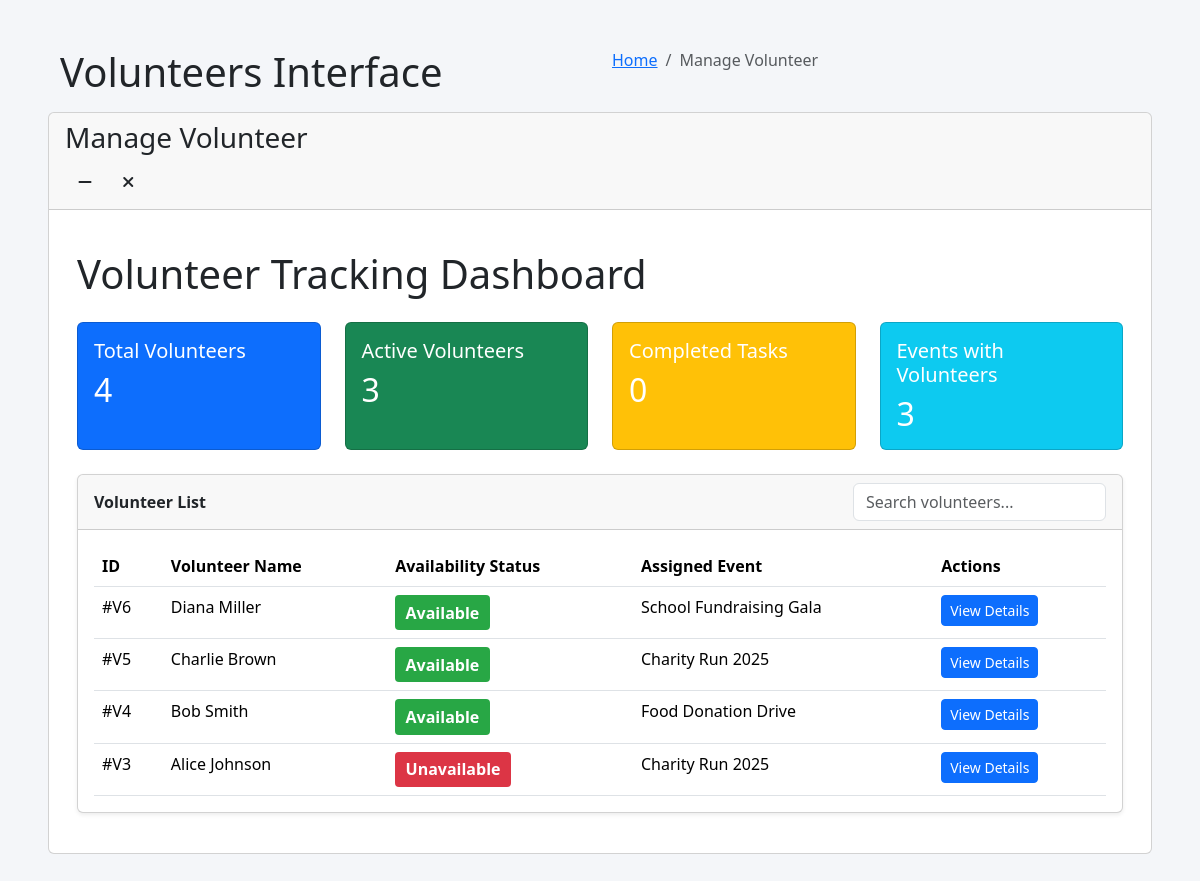
The page /pages/admin/volunteers/volunteers_summery_analyticts.php on the database its author committed.
### tables this page shows
CREATE TABLE `volunteer` (
  `id` int(11) NOT NULL,
  `name` varchar(255) NOT NULL,
  `contact` varchar(255) DEFAULT NULL,
  `task` varchar(255) DEFAULT NULL,
  `availability_status` enum('Available','Unavailable') NOT NULL,
  `created_at` timestamp NOT NULL DEFAULT current_timestamp(),
  `event_id` int(11) DEFAULT NULL,
  `user_id` int(11) DEFAULT NULL
);

CREATE TABLE `events` (
  `id` int(11) NOT NULL,
  `name` varchar(255) NOT NULL,
  `location` varchar(255) DEFAULT NULL,
  `descriptions` varchar(255) NOT NULL,
  `date` date DEFAULT NULL,
  `image_url` varchar(255) NOT NULL,
  `status` enum('Active','Inactive') NOT NULL DEFAULT 'Active'
);

### pages/admin/volunteers/volunteers_summery_analyticts.php (the view, shortened to what this page needs)
<?php
$dms = new mysqli('localhost', 'root', '', 'donation_management_system');
$total_volunteers = 0;
$result = $dms->query("SELECT COUNT(*) AS total FROM volunteer");
if ($result) {
    $row = $result->fetch_assoc();
    $total_volunteers = $row['total'];
}
$active_volunteers = 0;
$result = $dms->query("SELECT COUNT(*) AS total FROM volunteer WHERE availability_status IN ('Available', 'Assigned')");
if ($result) {
    $row = $result->fetch_assoc();
    $active_volunteers = $row['total'];
}
$completed_tasks = 0;
$events_with_volunteers = 0;
$result = $dms->query("SELECT COUNT(DISTINCT event_id) AS total FROM volunteer WHERE event_id IS NOT NULL");
if ($result) {
    $row = $result->fetch_assoc();
    $events_with_volunteers = $row['total'];
}
?>
<!DOCTYPE html>
<html lang="en">
<head>
    <link href="https://cdn.jsdelivr.net/npm/bootstrap@5.3.3/dist/css/bootstrap.min.css" rel="stylesheet">
    <link rel="stylesheet" href="https://cdnjs.cloudflare.com/ajax/libs/font-awesome/6.5.2/css/all.min.css">
</head>
<body>
    <div class="container-fluid p-5" style="min-height: 2838.44px;">
    <section class="content-header">
      <div class="container-fluid">
        <div class="row mb-2">
          <div class="col-sm-6">
            <h1>Volunteers Interface</h1>
          </div>
          <div class="col-sm-6">
            <ol class="breadcrumb float-sm-right">
              <li class="breadcrumb-item"><a href="home.php">Home</a></li>
              <li class="breadcrumb-item active">Manage Volunteer</li>
            </ol>
          </div>
        </div>
      </div>
    </section>
    <section class="content">
      <div class="card">
        <div class="card-header ">
          <h3 class="card-title">Manage Volunteer</h3>
          <div class="card-tools">
            <button type="button" class="btn btn-tool" data-card-widget="collapse" title="Collapse">
              <i class="fas fa-minus"></i>
            </button>
            <button type="button" class="btn btn-tool" data-card-widget="remove" title="Remove">
              <i class="fas fa-times"></i>
            </button>
          </div>
        </div>
        <div class="card-body">
<div class="container-fluid py-4">
    <h1 class="mb-4">Volunteer Tracking Dashboard</h1>
    <div class="row g-4 mb-4">
        <div class="col-md-3">
            <div class="card text-white bg-primary h-100">
                <div class="card-body">
                    <h5 class="card-title">Total Volunteers</h5>
                    <h2 class="card-text"><?php echo $total_volunteers; ?></h2>
                </div>
            </div>
        </div>
        <div class="col-md-3">
            <div class="card text-white bg-success h-100">
                <div class="card-body">
                    <h5 class="card-title">Active Volunteers</h5>
                    <h2 class="card-text"><?php echo $active_volunteers; ?></h2>
                </div>
            </div>
        </div>
        <div class="col-md-3">
            <div class="card text-white bg-warning h-100">
                <div class="card-body">
                    <h5 class="card-title">Completed Tasks</h5>
                    <h2 class="card-text"><?php echo $completed_tasks; ?></h2>
                </div>
            </div>
        </div>
        <div class="col-md-3">
            <div class="card text-white bg-info h-100">
                <div class="card-body">
                    <h5 class="card-title">Events with Volunteers</h5>
                    <h2 class="card-text"><?php echo $events_with_volunteers; ?></h2>
                </div>
            </div>
        </div>
    </div>
    <div class="card shadow-sm">
        <div class="card-header d-flex justify-content-between align-items-center">
            <span>Volunteer List</span>
            <input type="text" class="form-control w-25" placeholder="Search volunteers..." id="volunteerSearch">
        </div>
        <div class="card-body">
            <div class="table-responsive">
                <table class="table table-hover mb-0" id="volunteerTable">
                    <thead>
                        <tr>
                            <th scope="col">ID</th>
                            <th scope="col">Volunteer Name</th>
                            <th scope="col">Availability Status</th>
                            <th scope="col">Assigned Event</th>
                            <th scope="col">Actions</th>
                        </tr>
                    </thead>
                    <tbody>
                        <?php
                        $query = "SELECT
                                    vs.id, vs.name, vs.contact, vs.task, vs.availability_status,
                                    e.name AS event_name,
                                    CONCAT(u.first_name, ' ', u.last_name) AS user_name
                                  FROM
                                    volunteer vs
                                  LEFT JOIN
                                    events e ON vs.event_id = e.id
                                  LEFT JOIN
                                    users u ON vs.user_id = u.id
                                  ORDER BY vs.id DESC";
                        $volunteers_result = $dms->query($query);
                        if ($volunteers_result) {
                            while ($row = $volunteers_result->fetch_assoc()) {
                                $id = htmlspecialchars($row['id']);
                                $name = htmlspecialchars($row['name']);
                                $contact = htmlspecialchars($row['contact']);
                                $task = htmlspecialchars($row['task']);
                                $availability_status = htmlspecialchars($row['availability_status']);
                                $event_name = htmlspecialchars($row['event_name'] ?? 'N/A');
                                $user_name = htmlspecialchars($row['user_name'] ?? 'N/A');
                                $status_class = '';
                                switch ($availability_status) {
                                    case 'Available':
                                        $status_class = 'status-available';
                                        break;
                                    case 'Unavailable':
                                        $status_class = 'status-unavailable';
                                        break;
                                }
                                echo "<tr>";
                                echo "<td>#V{$id}</td>";
                                echo "<td>{$name}</td>";
                                echo "<td><span class='status-badge {$status_class}'>{$availability_status}</span></td>";
                                echo "<td>{$event_name}</td>";
                                echo "<td>
                                        <button class='btn btn-sm btn-primary view-details' data-bs-toggle='modal' data-bs-target='#volunteerDetailModal'
                                                data-id='{$id}'
                                                data-name='{$name}'
                                                data-contact='{$contact}'
                                                data-task='{$task}'
                                                data-availability='{$availability_status}'
                                                data-eventname='{$event_name}'
                                                data-username='{$user_name}'>
                                            View Details
                                        </button>
                                      </td>";
                                echo "</tr>";
                            }
                        } else {
                            echo "<tr><td colspan='5' class='text-center'>No volunteers found.</td></tr>";
                        }
                        ?>
                    </tbody>
                </table>
            </div>
        </div>
    </div>
</div>
 </div>
      </div>
    </section>
  </div>
</body>
</html>

### pages/admin/volunteers/volunteers_summery_analyticts.php (style rules this page uses)
body { background-color: #f4f6f9; }
.card-header { font-weight: bold; }
.status-badge { font-weight: bold; padding: 0.35em 0.65em; border-radius: 0.25rem; display: inline-block; }
.status-available { background-color: #28a745; color: white; }
.status-unavailable { background-color: #dc3545; color: white; }

### rows shown on the page
volunteer: id "6", name "Diana Miller", availability_status "Available", event.name "School Fundraising Gala"
volunteer: id "5", name "Charlie Brown", availability_status "Available", event.name "Charity Run 2025"
volunteer: id "4", name "Bob Smith", availability_status "Available", event.name "Food Donation Drive"
volunteer: id "3", name "Alice Johnson", availability_status "Unavailable", event.name "Charity Run 2025"

### other values the page prints
$total_volunteers "4"
$active_volunteers "3"
$completed_tasks "0"
$events_with_volunteers "3"
